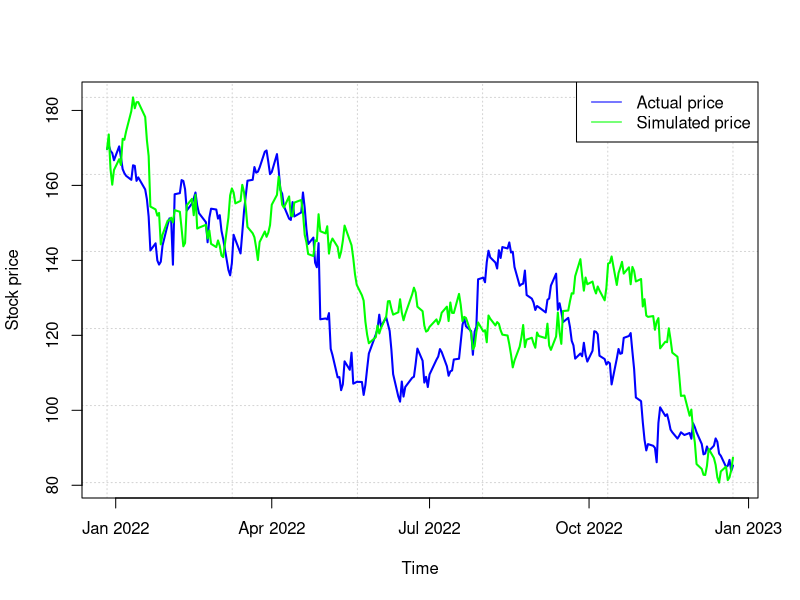

Write R code to recreate this figure.
stock.data<- read.csv(file="./data/AMZN.csv", header=TRUE, sep=",")

date<- as.POSIXct(stock.data$Date)
price<- stock.data$Close

price1<- price[-1]
price1.lag<- head(price, -1)
price.diff<- price1-price1.lag

#estimating parameters
print(mu.hat<- mean(price.diff))
print(sigma.hat<- sd(price.diff))

#specifying Brownian motion as vector
BM<- c()

#specifying initial value
BM[1]<- price[1]

#specifying seed
set.seed(4307347)

#simulating Brownian motion with drift and volatility
for (i in 2:length(price)) 
  BM[i]<- mu.hat+BM[i-1] + sigma.hat*rnorm(1)
  
#plotting actual and simulated trajectories
plot(date, price, type="l", lty=1, lwd=2, col="blue", ylim=range(cbind(price, BM)),
xlab="Time", ylab="Stock price", first.panel=grid())
lines(date, BM, lwd=2, col="green")
legend("topright", c("Actual price", "Simulated price"), lty=1, 
col=c("blue", "green"))
